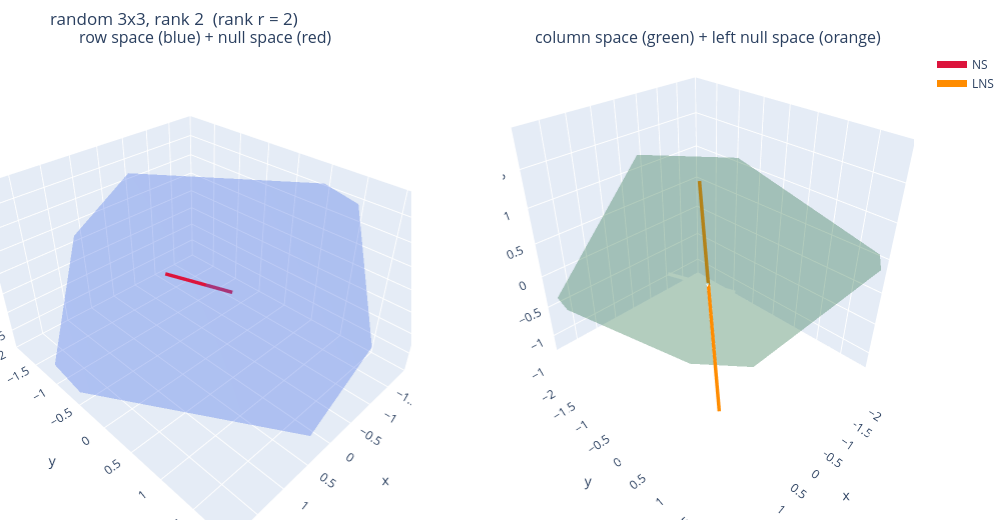

Notebook cell for this chart:
### Code cell
# --- interactive 3-D picture of the two pairs of subspaces --------------
def add_subspace(fig, row, col, B, color, name, span=2.0):
    """Draw span(B) in a 3-D scene: a point (0 vectors), a line (1), a plane (2),
    or a translucent box filling the scene (3 vectors, i.e. all of R^3)."""
    k = B.shape[1]
    if k == 0:
        fig.add_trace(go.Scatter3d(x=[0], y=[0], z=[0], mode="markers",
                                   marker=dict(size=5, color=color),
                                   name=name + " = {0}"), row=row, col=col)
    elif k == 1:
        t = np.linspace(-span, span, 2)
        P = np.outer(t, B[:, 0])
        fig.add_trace(go.Scatter3d(x=P[:, 0], y=P[:, 1], z=P[:, 2],
                                   mode="lines", line=dict(color=color, width=7),
                                   name=name), row=row, col=col)
    elif k == 2:
        g = np.linspace(-span, span, 2)
        s, t = np.meshgrid(g, g)
        P = B[:, [0]] @ s.reshape(1, -1) + B[:, [1]] @ t.reshape(1, -1)
        fig.add_trace(go.Surface(x=P[0].reshape(2, 2), y=P[1].reshape(2, 2),
                                 z=P[2].reshape(2, 2),
                                 colorscale=[[0, color], [1, color]],
                                 opacity=0.35, showscale=False, name=name),
                      row=row, col=col)
    else:                                   # k >= 3: the subspace is the whole R^3
        v = 0.96 * span * np.array([[-1, -1, -1], [1, -1, -1], [1, 1, -1], [-1, 1, -1],
                                    [-1, -1, 1], [1, -1, 1], [1, 1, 1], [-1, 1, 1]], float)
        tri = ([0, 0, 4, 4, 0, 0, 3, 3, 0, 0, 1, 1],      # 12 triangles, 2 per face
               [3, 2, 5, 6, 1, 5, 7, 6, 4, 7, 2, 6],      # wound so normals
               [2, 1, 6, 7, 5, 4, 6, 2, 7, 3, 6, 5])      # point outward
        fig.add_trace(go.Mesh3d(x=v[:, 0], y=v[:, 1], z=v[:, 2],
                                i=tri[0], j=tri[1], k=tri[2],
                                color=color, opacity=0.15, flatshading=False,
                                showscale=False, hoverinfo="skip",
                                name=name + " = R^3"),
                      row=row, col=col)


def plot_four_subspaces(A, title=""):
    S = four_subspaces(A)
    fig = make_subplots(
        rows=1, cols=2, specs=[[{"type": "scene"}, {"type": "scene"}]],
        subplot_titles=("row space (blue) + null space (red)",
                        "column space (green) + left null space (orange)"))
    add_subspace(fig, 1, 1, S["RS"], "royalblue", "RS")
    add_subspace(fig, 1, 1, S["NS"], "crimson", "NS")
    add_subspace(fig, 1, 2, S["CS"], "seagreen", "CS")
    add_subspace(fig, 1, 2, S["LNS"], "darkorange", "LNS")
    for col in (1, 2):
        fig.update_scenes(xaxis_range=[-2, 2], yaxis_range=[-2, 2],
                          zaxis_range=[-2, 2], row=1, col=col)
    fig.update_layout(height=520, width=1000, showlegend=True,
                      title_text="%s  (rank r = %d)" % (title, S["r"]),
                      margin=dict(l=0, r=0, t=50, b=0))
    return fig


fig = plot_four_subspaces(A, "random 3x3, rank 2")
fig.show()

### Figure 1 — Plotly figure (JSON) as saved in the notebook; plotly's stock layout.template omitted (floating-point values rounded to 4 significant figures)
{"data": [{"colorscale": [[0, "royalblue"], [1, "royalblue"]], "name": "RS", "opacity": 0.35, "scene": "scene", "showscale": false, "type": "surface", "x": [[-2.208, -0.1833], [0.1833, 2.208]], "y": [[0.7709, -2.631], [2.631, -0.7709]], "z": [[1.591, 1.021], [-1.021, -1.591]]}, {"line": {"color": "crimson", "width": 7}, "mode": "lines", "name": "NS", "scene": "scene", "type": "scatter3d", "x": [-1.243, 1.243], "y": [-0.4907, 0.4907], "z": [-1.488, 1.488]}, {"colorscale": [[0, "seagreen"], [1, "seagreen"]], "name": "CS", "opacity": 0.35, "scene": "scene2", "showscale": false, "type": "surface", "x": [[1.79, 1.205], [-1.205, -1.79]], "y": [[-2.114, 0.3322], [-0.3322, 2.114]], "z": [[-0.5731, 2.537], [-2.537, 0.5731]]}, {"line": {"color": "darkorange", "width": 7}, "mode": "lines", "name": "LNS", "scene": "scene2", "type": "scatter3d", "x": [1.293, -1.293], "y": [1.308, -1.308], "z": [-0.7852, 0.7852]}], "layout": {"annotations": [{"font": {"size": 16}, "showarrow": false, "text": "row space (blue) + null space (red)", "x": 0.225, "xanchor": "center", "xref": "paper", "y": 1, "yanchor": "bottom", "yref": "paper"}, {"font": {"size": 16}, "showarrow": false, "text": "column space (green) + left null space (orange)", "x": 0.775, "xanchor": "center", "xref": "paper", "y": 1, "yanchor": "bottom", "yref": "paper"}], "height": 520, "margin": {"b": 0, "l": 0, "r": 0, "t": 50}, "scene": {"domain": {"x": [0, 0.45], "y": [0, 1]}, "xaxis": {"range": [-2, 2]}, "yaxis": {"range": [-2, 2]}, "zaxis": {"range": [-2, 2]}}, "scene2": {"domain": {"x": [0.55, 1], "y": [0, 1]}, "xaxis": {"range": [-2, 2]}, "yaxis": {"range": [-2, 2]}, "zaxis": {"range": [-2, 2]}}, "showlegend": true, "title": {"text": "random 3x3, rank 2  (rank r = 2)"}, "width": 1000}}
